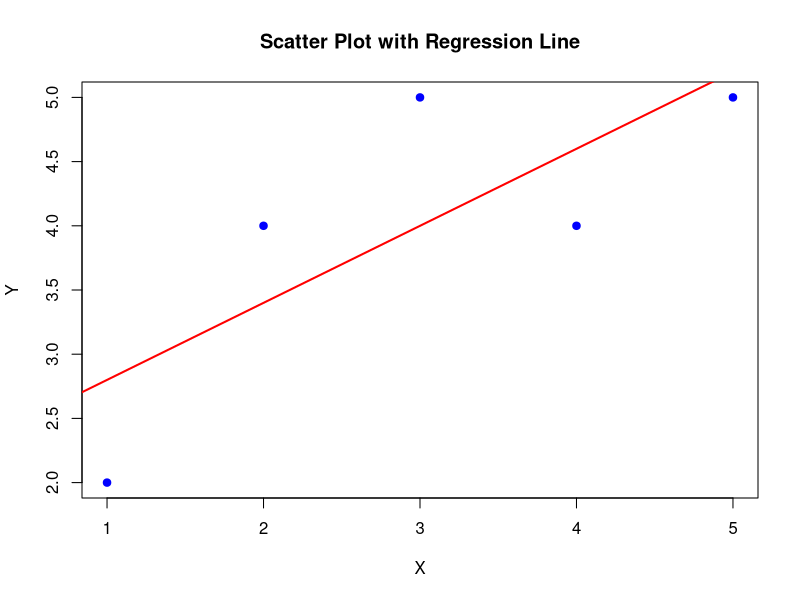

Generate this figure with R:
# Sample data
x <- c(1, 2, 3, 4, 5)
y <- c(2, 4, 5, 4, 5)

# Linear regression
model <- lm(y ~ x)

# Print regression equation
cat("Regression Equation: y =", round(coef(model)[1], 2), "+", round(coef(model)[2], 2), "* x\n")

# Summary of the model (optional)
summary(model)

# Scatter plot with regression line
plot(x, y, main = "Scatter Plot with Regression Line", xlab = "X", ylab = "Y", pch = 19, col = "blue")
abline(model, col = "red", lwd = 2)
